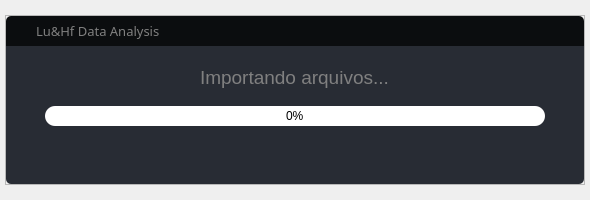
<?xml version="1.0" encoding="UTF-8"?>
<ui version="4.0">
 <class>ProgressoImportao</class>
 <widget class="QDialog" name="ProgressoImportao">
  <property name="geometry">
   <rect>
    <x>0</x>
    <y>0</y>
    <width>590</width>
    <height>200</height>
   </rect>
  </property>
  <property name="minimumSize">
   <size>
    <width>590</width>
    <height>200</height>
   </size>
  </property>
  <property name="maximumSize">
   <size>
    <width>590</width>
    <height>200</height>
   </size>
  </property>
  <property name="windowTitle">
   <string>Dialog</string>
  </property>
  <property name="styleSheet">
   <string notr="true">*{
	font-family: &quot;Bahnschrift&quot;;
	background-repeat: none;
	background-position: center;
}


#header_content{
	background-color: rgb(11, 13, 15);
}	

#body_content{
	background-color:rgb(40, 44, 52);
	border-bottom-left-radius: 5px;
	border-bottom-right-radius: 5px;
	
}
/* /////////////////////////////////////////////////////////////////////////////////////////////////
ProgressBar */

QProgressBar {
	color: black;
	text-align: center;
	border-style: none;
	border-radius: 10px;
}
QProgressBar::chunk {
	border-radius: 10px;
	background: qlineargradient(x1:0, y1:0, x2:1, y2:0, stop:0 white , stop:0.5 #55afcf , stop:1 #085c83);
}</string>
  </property>
  <layout class="QVBoxLayout" name="verticalLayout">
   <property name="spacing">
    <number>0</number>
   </property>
   <property name="leftMargin">
    <number>5</number>
   </property>
   <property name="topMargin">
    <number>5</number>
   </property>
   <property name="rightMargin">
    <number>5</number>
   </property>
   <property name="bottomMargin">
    <number>5</number>
   </property>
   <item>
    <widget class="QFrame" name="container_app">
     <property name="minimumSize">
      <size>
       <width>580</width>
       <height>170</height>
      </size>
     </property>
     <property name="maximumSize">
      <size>
       <width>580</width>
       <height>170</height>
      </size>
     </property>
     <property name="frameShape">
      <enum>QFrame::StyledPanel</enum>
     </property>
     <property name="frameShadow">
      <enum>QFrame::Raised</enum>
     </property>
     <layout class="QVBoxLayout" name="verticalLayout_6">
      <property name="spacing">
       <number>0</number>
      </property>
      <property name="leftMargin">
       <number>0</number>
      </property>
      <property name="topMargin">
       <number>0</number>
      </property>
      <property name="rightMargin">
       <number>0</number>
      </property>
      <property name="bottomMargin">
       <number>0</number>
      </property>
      <item>
       <widget class="QFrame" name="header_content">
        <property name="minimumSize">
         <size>
          <width>0</width>
          <height>30</height>
         </size>
        </property>
        <property name="maximumSize">
         <size>
          <width>16777215</width>
          <height>30</height>
         </size>
        </property>
        <property name="styleSheet">
         <string notr="true">border-top-left-radius: 5px;
border-top-right-radius: 5px;</string>
        </property>
        <property name="frameShape">
         <enum>QFrame::StyledPanel</enum>
        </property>
        <property name="frameShadow">
         <enum>QFrame::Raised</enum>
        </property>
        <layout class="QHBoxLayout" name="horizontalLayout">
         <property name="spacing">
          <number>0</number>
         </property>
         <property name="leftMargin">
          <number>0</number>
         </property>
         <property name="topMargin">
          <number>0</number>
         </property>
         <property name="rightMargin">
          <number>4</number>
         </property>
         <property name="bottomMargin">
          <number>0</number>
         </property>
         <item>
          <widget class="QFrame" name="frame_3">
           <property name="minimumSize">
            <size>
             <width>30</width>
             <height>30</height>
            </size>
           </property>
           <property name="maximumSize">
            <size>
             <width>30</width>
             <height>30</height>
            </size>
           </property>
           <property name="styleSheet">
            <string notr="true">background-image:url(:/imagens/images/icon.png);</string>
           </property>
           <property name="frameShape">
            <enum>QFrame::StyledPanel</enum>
           </property>
           <property name="frameShadow">
            <enum>QFrame::Raised</enum>
           </property>
          </widget>
         </item>
         <item>
          <widget class="QFrame" name="frame_2">
           <property name="font">
            <font>
             <family>Bahnschrift</family>
             <pointsize>11</pointsize>
            </font>
           </property>
           <property name="frameShape">
            <enum>QFrame::StyledPanel</enum>
           </property>
           <property name="frameShadow">
            <enum>QFrame::Raised</enum>
           </property>
           <layout class="QVBoxLayout" name="verticalLayout_2">
            <property name="spacing">
             <number>0</number>
            </property>
            <property name="leftMargin">
             <number>0</number>
            </property>
            <property name="topMargin">
             <number>0</number>
            </property>
            <property name="rightMargin">
             <number>0</number>
            </property>
            <property name="bottomMargin">
             <number>0</number>
            </property>
            <item>
             <widget class="QLabel" name="label">
              <property name="font">
               <font>
                <family>Bahnschrift</family>
                <pointsize>10</pointsize>
               </font>
              </property>
              <property name="styleSheet">
               <string notr="true">color: grey;</string>
              </property>
              <property name="text">
               <string>Lu&amp;Hf Data Analysis</string>
              </property>
             </widget>
            </item>
           </layout>
          </widget>
         </item>
        </layout>
       </widget>
      </item>
      <item>
       <widget class="QFrame" name="body_content">
        <property name="styleSheet">
         <string notr="true"/>
        </property>
        <property name="frameShape">
         <enum>QFrame::StyledPanel</enum>
        </property>
        <property name="frameShadow">
         <enum>QFrame::Raised</enum>
        </property>
        <layout class="QVBoxLayout" name="verticalLayout_3">
         <item alignment="Qt::AlignHCenter">
          <widget class="QLabel" name="label_2">
           <property name="minimumSize">
            <size>
             <width>0</width>
             <height>25</height>
            </size>
           </property>
           <property name="maximumSize">
            <size>
             <width>16777215</width>
             <height>25</height>
            </size>
           </property>
           <property name="styleSheet">
            <string notr="true">color: grey;
font-size: 14pt;</string>
           </property>
           <property name="text">
            <string>Importando arquivos...</string>
           </property>
          </widget>
         </item>
         <item alignment="Qt::AlignHCenter">
          <widget class="QProgressBar" name="progressBar">
           <property name="minimumSize">
            <size>
             <width>500</width>
             <height>20</height>
            </size>
           </property>
           <property name="maximumSize">
            <size>
             <width>500</width>
             <height>20</height>
            </size>
           </property>
           <property name="value">
            <number>0</number>
           </property>
          </widget>
         </item>
         <item alignment="Qt::AlignHCenter">
          <widget class="QLabel" name="label_num_arquivos">
           <property name="minimumSize">
            <size>
             <width>0</width>
             <height>20</height>
            </size>
           </property>
           <property name="maximumSize">
            <size>
             <width>16777215</width>
             <height>20</height>
            </size>
           </property>
           <property name="styleSheet">
            <string notr="true">color: grey;
font-size: 10pt;</string>
           </property>
           <property name="text">
            <string/>
           </property>
           <property name="alignment">
            <set>Qt::AlignCenter</set>
           </property>
          </widget>
         </item>
        </layout>
       </widget>
      </item>
     </layout>
    </widget>
   </item>
  </layout>
 </widget>
 <resources>
  <include location="../../resources_dialogs.qrc"/>
 </resources>
 <connections/>
</ui>
